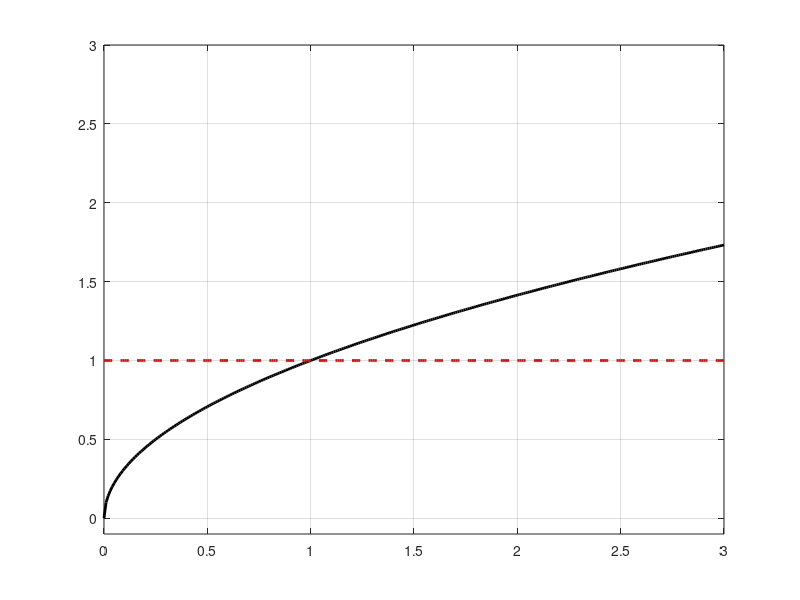

Write the MATLAB code that produced this figure. (Note: this script raises an error after producing the figure.)
% Skript som plottar Taylor-polynoma, opp til 
% ein bestemt orden, for funksjonen
% f(x) = sqrt(x) omkring x=1.
% Den maksimale ordenen til funksjonen er input.

% Gir maksimal orden
Nmax = 25;

% Funksjonen
funk=@(x) sqrt(x);

% Vektor med x-verdiar
x=0:1e-2:3;

% Intervall på y-aksen
ymin = -0.1;
ymax = 3;

% Initerar polynomet og koeffisienten i potensrekka
P=0*x;
teljar = 1;
nemnar = 1;

% Startar plot
figure(1)
plot(x,funk(x),'k-','linewidth',2)
axis([min(x) max(x) ymin ymax])
grid on
pause

% Første to polynom
% n = 0
P = teljar/nemnar * (x-1).^0;
plot(x,funk(x),'k-','linewidth',2)
grid on
hold on
plot(x,P,'r--','linewidth',2)
hold off
axis([min(x) max(x) ymin ymax])
title(['n=',num2str(n)])
pause

% n = 1
nemnar = 2;
P = P + teljar/nemnar * (x-1).^1;
plot(x,funk(x),'k-','linewidth',2)
grid on
hold on
plot(x,P,'r--','linewidth',2)
hold off
axis([min(x) max(x) ymin ymax])
title(['n=',num2str(n)])
pause

% Loopar over resten
for n=2:Nmax
  teljar = teljar*(2*n-3);
  nemnar = nemnar*(2*n);
  P=P + (-1)^(n+1)*teljar/nemnar*(x-1).^n;
  plot(x,funk(x),'k-','linewidth',2)
  grid on
  hold on
  plot(x,P,'r--','linewidth',2)
  hold off
  axis([min(x) max(x) ymin ymax])
  title(['n=',num2str(n)])
  pause
end
hold off